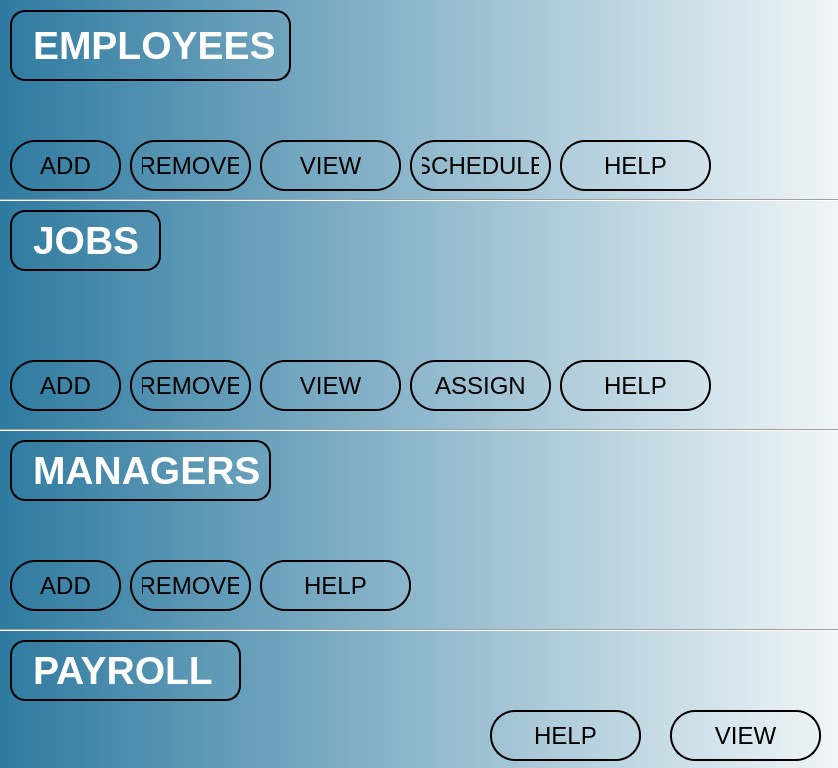
<?xml version="1.0" encoding="UTF-8"?>
<ui version="4.0">
 <class>Dialog2</class>
 <widget class="QDialog" name="Dialog2">
  <property name="geometry">
   <rect>
    <x>0</x>
    <y>0</y>
    <width>838</width>
    <height>768</height>
   </rect>
  </property>
  <property name="windowTitle">
   <string>Dialog</string>
  </property>
  <widget class="QScrollArea" name="scrollArea">
   <property name="geometry">
    <rect>
     <x>1500</x>
     <y>0</y>
     <width>21</width>
     <height>681</height>
    </rect>
   </property>
   <property name="widgetResizable">
    <bool>true</bool>
   </property>
   <widget class="QWidget" name="scrollAreaWidgetContents">
    <property name="geometry">
     <rect>
      <x>0</x>
      <y>0</y>
      <width>19</width>
      <height>679</height>
     </rect>
    </property>
   </widget>
  </widget>
  <widget class="QPushButton" name="pushButton">
   <property name="geometry">
    <rect>
     <x>10</x>
     <y>140</y>
     <width>111</width>
     <height>51</height>
    </rect>
   </property>
   <property name="styleSheet">
    <string notr="true">QPushButton
{
	background: transparent;
    border: 1px solid #001f3f;
    border-radius: 1px;
    padding: 10px;
	font-size: 18pt;
    color: black;
    border: 2px solid black;
    border-radius: 25px;
    padding: 10px;

}
QPushButton:hover
{
	background-color:rgb(173, 173, 173);
}</string>
   </property>
   <property name="text">
    <string>ADD</string>
   </property>
  </widget>
  <widget class="QPushButton" name="pushButton_2">
   <property name="geometry">
    <rect>
     <x>130</x>
     <y>140</y>
     <width>121</width>
     <height>51</height>
    </rect>
   </property>
   <property name="styleSheet">
    <string notr="true">QPushButton
{
	background: transparent;
    border: 1px solid #001f3f;
    border-radius: 1px;
    padding: 10px;
	font-size: 18pt;
    color: black;
    border: 2px solid black;
    border-radius: 25px;
    padding: 10px;

}
QPushButton:hover
{
	background-color:rgb(173, 173, 173);
}</string>
   </property>
   <property name="text">
    <string>REMOVE</string>
   </property>
  </widget>
  <widget class="QLabel" name="label">
   <property name="geometry">
    <rect>
     <x>10</x>
     <y>10</y>
     <width>281</width>
     <height>71</height>
    </rect>
   </property>
   <property name="font">
    <font>
     <family>Arial</family>
     <pointsize>29</pointsize>
     <italic>false</italic>
     <bold>true</bold>
    </font>
   </property>
   <property name="styleSheet">
    <string notr="true">QLabel
{
	background:transparent;
    color: white;
    border: 1px solid #001f3f;
    border-radius: 10px;
    padding: 10px;
	color:white;
	font-size: 29pt;
	font: &quot;Arial&quot;;
    font-weight: bold;
    color: white;
    border: 2px solid black;
    border-radius: 15px;
    padding: 10px;
}</string>
   </property>
   <property name="text">
    <string>EMPLOYEES</string>
   </property>
  </widget>
  <widget class="QLabel" name="label_2">
   <property name="geometry">
    <rect>
     <x>10</x>
     <y>440</y>
     <width>261</width>
     <height>61</height>
    </rect>
   </property>
   <property name="font">
    <font>
     <family>Arial</family>
     <pointsize>29</pointsize>
     <italic>false</italic>
     <bold>true</bold>
    </font>
   </property>
   <property name="styleSheet">
    <string notr="true">QLabel
{
	background:transparent;
    color: white;
    border: 1px solid #001f3f;
    border-radius: 10px;
    padding: 10px;
	color:white;
	font-size: 29pt;
	font: &quot;Arial&quot;;
    font-weight: bold;
    color: white;
    border: 2px solid black;
    border-radius: 15px;
    padding: 10px;
}</string>
   </property>
   <property name="text">
    <string>MANAGERS</string>
   </property>
  </widget>
  <widget class="QPushButton" name="pushButton_3">
   <property name="geometry">
    <rect>
     <x>10</x>
     <y>360</y>
     <width>111</width>
     <height>51</height>
    </rect>
   </property>
   <property name="styleSheet">
    <string notr="true">QPushButton
{
	background: transparent;
    border: 1px solid #001f3f;
    border-radius: 1px;
    padding: 10px;
	font-size: 18pt;
    color: black;
    border: 2px solid black;
    border-radius: 25px;
    padding: 10px;

}
QPushButton:hover
{
	background-color:rgb(173, 173, 173);
}</string>
   </property>
   <property name="text">
    <string>ADD</string>
   </property>
  </widget>
  <widget class="QPushButton" name="pushButton_4">
   <property name="geometry">
    <rect>
     <x>130</x>
     <y>360</y>
     <width>121</width>
     <height>51</height>
    </rect>
   </property>
   <property name="styleSheet">
    <string notr="true">QPushButton
{
	background: transparent;
    border: 1px solid #001f3f;
    border-radius: 1px;
    padding: 10px;
	font-size: 18pt;
    color: black;
    border: 2px solid black;
    border-radius: 25px;
    padding: 10px;

}
QPushButton:hover
{
	background-color:rgb(173, 173, 173);
}</string>
   </property>
   <property name="text">
    <string>REMOVE</string>
   </property>
  </widget>
  <widget class="Line" name="line">
   <property name="geometry">
    <rect>
     <x>-20</x>
     <y>190</y>
     <width>921</width>
     <height>20</height>
    </rect>
   </property>
   <property name="orientation">
    <enum>Qt::Horizontal</enum>
   </property>
  </widget>
  <widget class="QPushButton" name="pushButton_5">
   <property name="geometry">
    <rect>
     <x>260</x>
     <y>140</y>
     <width>141</width>
     <height>51</height>
    </rect>
   </property>
   <property name="styleSheet">
    <string notr="true">QPushButton
{
	background: transparent;
    border: 1px solid #001f3f;
    border-radius: 1px;
    padding: 10px;
	font-size: 18pt;
    color: black;
    border: 2px solid black;
    border-radius: 25px;
    padding: 10px;

}
QPushButton:hover
{
	background-color:rgb(173, 173, 173);
}</string>
   </property>
   <property name="text">
    <string>VIEW</string>
   </property>
  </widget>
  <widget class="QPushButton" name="pushButton_6">
   <property name="geometry">
    <rect>
     <x>260</x>
     <y>360</y>
     <width>141</width>
     <height>51</height>
    </rect>
   </property>
   <property name="styleSheet">
    <string notr="true">QPushButton
{
	background: transparent;
    border: 1px solid #001f3f;
    border-radius: 1px;
    padding: 10px;
	font-size: 18pt;
    color: black;
    border: 2px solid black;
    border-radius: 25px;
    padding: 10px;

}
QPushButton:hover
{
	background-color:rgb(173, 173, 173);
}</string>
   </property>
   <property name="text">
    <string>VIEW</string>
   </property>
  </widget>
  <widget class="QPushButton" name="pushButton_7">
   <property name="geometry">
    <rect>
     <x>410</x>
     <y>140</y>
     <width>141</width>
     <height>51</height>
    </rect>
   </property>
   <property name="styleSheet">
    <string notr="true">QPushButton
{
	background: transparent;
    border: 1px solid #001f3f;
    border-radius: 1px;
    padding: 10px;
	font-size: 18pt;
    color: black;
    border: 2px solid black;
    border-radius: 25px;
    padding: 10px;

}
QPushButton:hover
{
	background-color:rgb(173, 173, 173);
}</string>
   </property>
   <property name="text">
    <string>SCHEDULE</string>
   </property>
  </widget>
  <widget class="QLabel" name="label_3">
   <property name="geometry">
    <rect>
     <x>10</x>
     <y>210</y>
     <width>151</width>
     <height>61</height>
    </rect>
   </property>
   <property name="font">
    <font>
     <family>Arial</family>
     <pointsize>29</pointsize>
     <italic>false</italic>
     <bold>true</bold>
    </font>
   </property>
   <property name="styleSheet">
    <string notr="true">QLabel
{
	background:transparent;
    color: white;
    border: 1px solid #001f3f;
    border-radius: 10px;
    padding: 10px;
	color:white;
	font-size: 29pt;
	font: &quot;Arial&quot;;
    font-weight: bold;
    color: white;
    border: 2px solid black;
    border-radius: 15px;
    padding: 10px;
}</string>
   </property>
   <property name="text">
    <string>JOBS</string>
   </property>
  </widget>
  <widget class="QPushButton" name="pushButton_9">
   <property name="geometry">
    <rect>
     <x>130</x>
     <y>560</y>
     <width>121</width>
     <height>51</height>
    </rect>
   </property>
   <property name="styleSheet">
    <string notr="true">QPushButton
{
	background: transparent;
    border: 1px solid #001f3f;
    border-radius: 1px;
    padding: 10px;
	font-size: 18pt;
    color: black;
    border: 2px solid black;
    border-radius: 25px;
    padding: 10px;

}
QPushButton:hover
{
	background-color:rgb(173, 173, 173);
}</string>
   </property>
   <property name="text">
    <string>REMOVE</string>
   </property>
  </widget>
  <widget class="QPushButton" name="pushButton_10">
   <property name="geometry">
    <rect>
     <x>610</x>
     <y>980</y>
     <width>141</width>
     <height>41</height>
    </rect>
   </property>
   <property name="styleSheet">
    <string notr="true">QPushButton
{
	color:white;
	border:none;
	background-color:pink;
	border-radius:20px;
	font: 18pt Bold&quot;Arial&quot;;

}</string>
   </property>
   <property name="text">
    <string>VIEW</string>
   </property>
  </widget>
  <widget class="Line" name="line_2">
   <property name="geometry">
    <rect>
     <x>-20</x>
     <y>420</y>
     <width>921</width>
     <height>20</height>
    </rect>
   </property>
   <property name="orientation">
    <enum>Qt::Horizontal</enum>
   </property>
  </widget>
  <widget class="QPushButton" name="pushButton_12">
   <property name="geometry">
    <rect>
     <x>410</x>
     <y>360</y>
     <width>141</width>
     <height>51</height>
    </rect>
   </property>
   <property name="styleSheet">
    <string notr="true">QPushButton
{
	background: transparent;
    border: 1px solid #001f3f;
    border-radius: 1px;
    padding: 10px;
	font-size: 18pt;
    color: black;
    border: 2px solid black;
    border-radius: 25px;
    padding: 10px;

}
QPushButton:hover
{
	background-color:rgb(173, 173, 173);
}</string>
   </property>
   <property name="text">
    <string>ASSIGN</string>
   </property>
  </widget>
  <widget class="Line" name="line_3">
   <property name="geometry">
    <rect>
     <x>-50</x>
     <y>620</y>
     <width>921</width>
     <height>20</height>
    </rect>
   </property>
   <property name="orientation">
    <enum>Qt::Horizontal</enum>
   </property>
  </widget>
  <widget class="QLabel" name="label_4">
   <property name="geometry">
    <rect>
     <x>10</x>
     <y>640</y>
     <width>231</width>
     <height>61</height>
    </rect>
   </property>
   <property name="font">
    <font>
     <family>Arial</family>
     <pointsize>29</pointsize>
     <italic>false</italic>
     <bold>true</bold>
    </font>
   </property>
   <property name="styleSheet">
    <string notr="true">QLabel
{
	background:transparent;
    color: white;
    border: 1px solid #001f3f;
    border-radius: 10px;
    padding: 10px;
	color:white;
	font-size: 29pt;
	font: &quot;Arial&quot;;
    font-weight: bold;
    color: white;
    border: 2px solid black;
    border-radius: 15px;
    padding: 10px;
}</string>
   </property>
   <property name="text">
    <string>PAYROLL</string>
   </property>
  </widget>
  <widget class="QGraphicsView" name="graphicsView">
   <property name="geometry">
    <rect>
     <x>-200</x>
     <y>-70</y>
     <width>1101</width>
     <height>881</height>
    </rect>
   </property>
   <property name="font">
    <font>
     <family>Algerian</family>
     <pointsize>20</pointsize>
    </font>
   </property>
   <property name="styleSheet">
    <string notr="true">QGraphicsView
{
	background-color:qlineargradient(spread:reflect, x1:0, y1:1, x2:1, y2:1, stop:0 rgba(0, 93, 139, 255), stop:1 rgba(255, 255, 255, 255))
}
</string>
   </property>
  </widget>
  <widget class="QPushButton" name="pushButton_8">
   <property name="geometry">
    <rect>
     <x>10</x>
     <y>560</y>
     <width>111</width>
     <height>51</height>
    </rect>
   </property>
   <property name="styleSheet">
    <string notr="true">QPushButton
{
	background: transparent;
    border: 1px solid #001f3f;
    border-radius: 1px;
    padding: 10px;
	font-size: 18pt;
    color: black;
    border: 2px solid black;
    border-radius: 25px;
    padding: 10px;

}
QPushButton:hover
{
	background-color:rgb(173, 173, 173);
}</string>
   </property>
   <property name="text">
    <string>ADD</string>
   </property>
  </widget>
  <widget class="QPushButton" name="pushButton_11">
   <property name="geometry">
    <rect>
     <x>670</x>
     <y>710</y>
     <width>151</width>
     <height>51</height>
    </rect>
   </property>
   <property name="styleSheet">
    <string notr="true">QPushButton
{
	background: transparent;
    border: 1px solid #001f3f;
    border-radius: 1px;
    padding: 10px;
	font-size: 18pt;
    color: black;
    border: 2px solid black;
    border-radius: 25px;
    padding: 10px;

}
QPushButton:hover
{
	background-color:rgb(173, 173, 173);
}</string>
   </property>
   <property name="text">
    <string>VIEW</string>
   </property>
  </widget>
  <widget class="QPushButton" name="pushButton_13">
   <property name="geometry">
    <rect>
     <x>490</x>
     <y>710</y>
     <width>151</width>
     <height>51</height>
    </rect>
   </property>
   <property name="styleSheet">
    <string notr="true">QPushButton
{
	background: transparent;
    border: 1px solid #001f3f;
    border-radius: 1px;
    padding: 10px;
	font-size: 18pt;
    color: black;
    border: 2px solid black;
    border-radius: 25px;
    padding: 10px;

}
QPushButton:hover
{
	background-color:rgb(173, 173, 173);
}</string>
   </property>
   <property name="text">
    <string>HELP</string>
   </property>
  </widget>
  <widget class="QPushButton" name="pushButton_14">
   <property name="geometry">
    <rect>
     <x>260</x>
     <y>560</y>
     <width>151</width>
     <height>51</height>
    </rect>
   </property>
   <property name="styleSheet">
    <string notr="true">QPushButton
{
	background: transparent;
    border: 1px solid #001f3f;
    border-radius: 1px;
    padding: 10px;
	font-size: 18pt;
    color: black;
    border: 2px solid black;
    border-radius: 25px;
    padding: 10px;

}
QPushButton:hover
{
	background-color:rgb(173, 173, 173);
}</string>
   </property>
   <property name="text">
    <string>HELP</string>
   </property>
  </widget>
  <widget class="QPushButton" name="pushButton_15">
   <property name="geometry">
    <rect>
     <x>560</x>
     <y>360</y>
     <width>151</width>
     <height>51</height>
    </rect>
   </property>
   <property name="styleSheet">
    <string notr="true">QPushButton
{
	background: transparent;
    border: 1px solid #001f3f;
    border-radius: 1px;
    padding: 10px;
	font-size: 18pt;
    color: black;
    border: 2px solid black;
    border-radius: 25px;
    padding: 10px;

}
QPushButton:hover
{
	background-color:rgb(173, 173, 173);
}</string>
   </property>
   <property name="text">
    <string>HELP</string>
   </property>
  </widget>
  <widget class="QPushButton" name="pushButton_16">
   <property name="geometry">
    <rect>
     <x>560</x>
     <y>140</y>
     <width>151</width>
     <height>51</height>
    </rect>
   </property>
   <property name="styleSheet">
    <string notr="true">QPushButton
{
	background: transparent;
    border: 1px solid #001f3f;
    border-radius: 1px;
    padding: 10px;
	font-size: 18pt;
    color: black;
    border: 2px solid black;
    border-radius: 25px;
    padding: 10px;

}
QPushButton:hover
{
	background-color:rgb(173, 173, 173);
}</string>
   </property>
   <property name="text">
    <string>HELP</string>
   </property>
  </widget>
  <zorder>graphicsView</zorder>
  <zorder>scrollArea</zorder>
  <zorder>pushButton</zorder>
  <zorder>pushButton_2</zorder>
  <zorder>label</zorder>
  <zorder>label_2</zorder>
  <zorder>pushButton_3</zorder>
  <zorder>pushButton_4</zorder>
  <zorder>line</zorder>
  <zorder>pushButton_5</zorder>
  <zorder>pushButton_6</zorder>
  <zorder>pushButton_7</zorder>
  <zorder>label_3</zorder>
  <zorder>pushButton_9</zorder>
  <zorder>pushButton_10</zorder>
  <zorder>line_2</zorder>
  <zorder>pushButton_12</zorder>
  <zorder>line_3</zorder>
  <zorder>label_4</zorder>
  <zorder>pushButton_8</zorder>
  <zorder>pushButton_11</zorder>
  <zorder>pushButton_13</zorder>
  <zorder>pushButton_14</zorder>
  <zorder>pushButton_15</zorder>
  <zorder>pushButton_16</zorder>
 </widget>
 <resources/>
 <connections/>
</ui>
